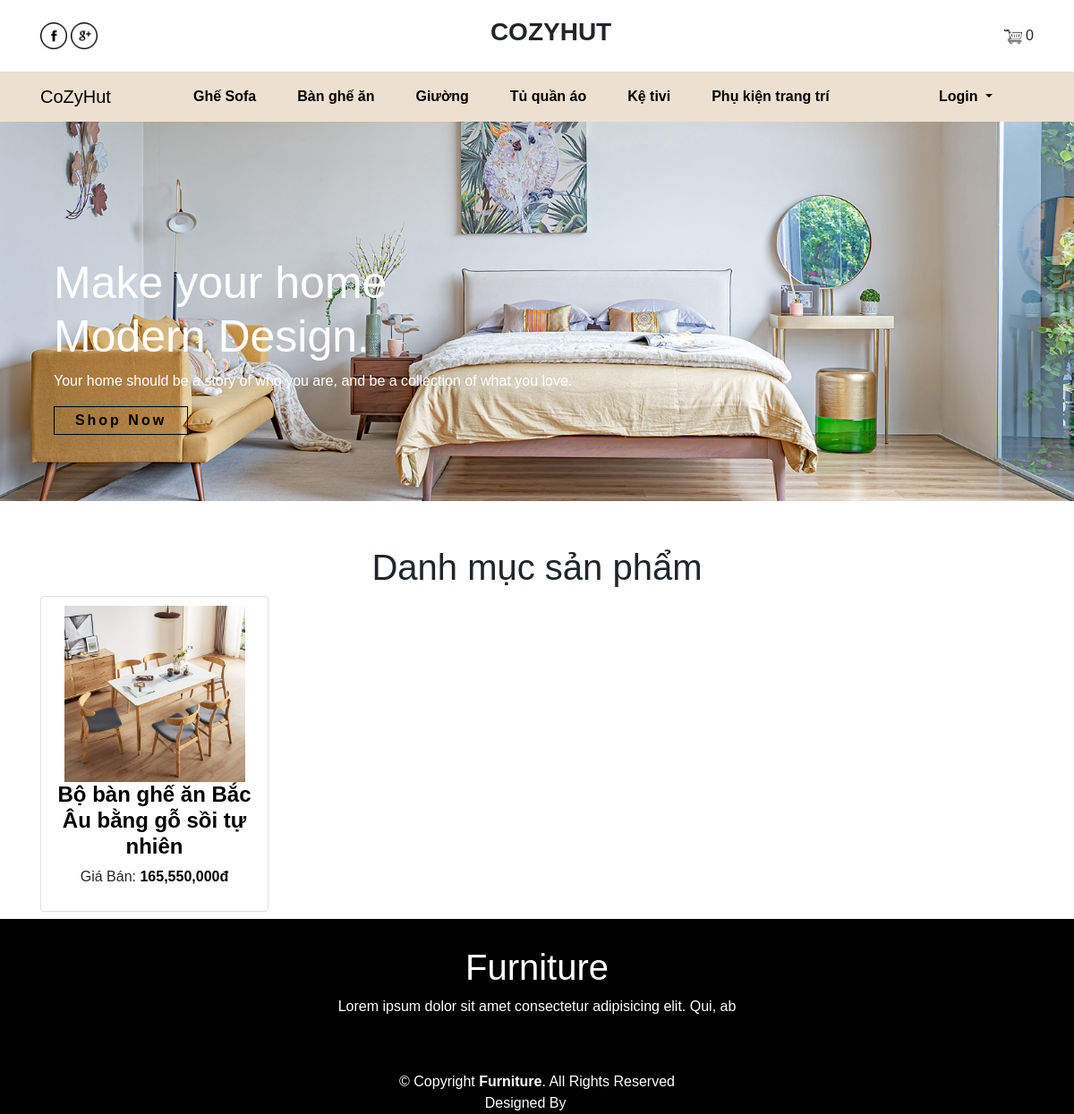
The page /Project1_main/Project1-D02K13-master/index.php?redirect=cate&id_cat=2 on the database its author committed.
### tables this page shows
CREATE TABLE `category` (
  `id_cat` int(11) NOT NULL,
  `cat_name` varchar(255) NOT NULL
);

CREATE TABLE `product` (
  `id` int(11) NOT NULL,
  `cat_id` int(11) NOT NULL,
  `name` varchar(255) NOT NULL,
  `price` decimal(10,0) NOT NULL,
  `image` varchar(1000) NOT NULL,
  `quantity` int(11) NOT NULL,
  `featured` int(1) NOT NULL,
  `description` text NOT NULL,
  `recommend` int(1) NOT NULL,
  `material` varchar(255) NOT NULL,
  `size` varchar(255) NOT NULL
);

### Project1_main/Project1-D02K13-master/index.php (called while the page is built, shortened)
<?php
require_once('Controller/main_controller.php');
?>

### Project1_main/Project1-D02K13-master/Model/Client/Product/product_model.php (called while the page is built, shortened)
<?php
function cate(){
    $id_cat =  $_GET['id_cat'];
    include_once('Config/connect.php');
    $cate = mysqli_query($connect, "SELECT * FROM category ORDER BY id_cat ASC");
    $sql = "SELECT product.*, category.*
    FROM product
        INNER JOIN category ON product.cat_id = category.id_cat
        WHERE category.id_cat = '$id_cat'
        ORDER BY product.id ASC ";
    $query = mysqli_query($connect, $sql);
    $arr = array();
    $arr['category'] = $cate;
    $arr['product'] = $query;
    $arr['id_cat'] = $id_cat;
    return $arr;
}
switch($redirect) {
    case 'cate': $arr = cate(); break;
}
?>

### Project1_main/Project1-D02K13-master/Views/Client/index.php (the view, shortened to what this page needs)
<!DOCTYPE html>
<html lang="en">
<head>
    <link rel="stylesheet" href="css/home.css">
    <link rel="stylesheet" href="css/recommend.css">
    <link rel="stylesheet" href="css/cart.css">
    <link rel="stylesheet" href="https://cdn.jsdelivr.net/npm/bootstrap@4.0.0/dist/css/bootstrap.min.css"
>
    <link href='https://unpkg.com/boxicons@2.1.4/css/boxicons.min.css' rel='stylesheet'>
</head>
<body>
    <div class="container">
        <div class="navbar-top">
            <div class="social-link">
                <a><img src="images/facebook.png" alt="" width="30px"></a>
                <a><img src="images/google-plus.png" alt="" width="30px"></a>
            </div>
            <div class="logo">
                <h3>COZYHUT</h3>
            </div>
            <div class="icons">
                <a href="?redirect=cart"><img src="images/shopping-cart.png" alt="" width="20px"></a>
                <span class="mt-3">
                    <?php
                    if (isset($_SESSION["cart"])) {
                        $totals = 0;
                        foreach ($arr['product'] as $quantity => $amount) {
                            $totals++;
                        }
                        echo $totals;
                    } else {
                        echo 0;
                    }
                    ?>
                </span>
            </div>
        </div>
    </div>
    <div class="main-content">
        <nav class="navbar navbar-expand-md" id="navbar-color">
            <div class="container">
                <a class="navbar-brand" href="index.php ">CoZyHut</a>
                <div class="collapse navbar-collapse" id="collapsibleNavbar">
                    <ul class="navbar-nav">
                        <?php
                        foreach ($arr['category'] as $item) {
                            ?>
                            <li class="nav-item">
                                <a class="nav-link" href="?redirect=cate&id_cat=<?= $item['id_cat']; ?>">
                                    <?= $item['cat_name']; ?>
                                </a>
                            </li>
                        <?php } ?>
                    </ul>
                </div>
                <div class="collapse navbar-collapse" id="navbarNavDropdown">
                    <ul class="navbar-nav">
                        <li class="nav-item dropdown">
                            <a class="nav-link dropdown-toggle" href="?controller=login&&action=login"
                                id="navbarDropdownMenuLink" data-toggle="dropdown" aria-haspopup="true"
                                aria-expanded="false">
                                Login
                            </a>
                        </li>
                    </ul>
                </div>
            </div>
        </nav>
        <div class="content">
            <h1>Make your home
                <br>Modern Design.
            </h1>
            <p>Your home should be a story of who you are, and be a collection of what you love.</p>
            <div id="btn1"><button>Shop Now</button></div>
        </div>
    </div>
    <div id="body">
        <div class="container">
            <div class="row">
                <div id="main" class="col-lg-12 col-md-12 col-sm-12">
                    <?php
                    if (isset($_GET['redirect'])) {
                        $redirect = $_GET['redirect'];
                        switch ($redirect) {
                            case 'cate':
                                include_once('Views/Client/product_category.php');
                                break;
                        }
                    } else {
                        include_once('Views/Client/dashboard.php');
                    }
                    ?>
                </div>
            </div>
        </div>
    </div>
    <footer id="footer">
        <h1 class="text-center">Furniture</h1>
        <p class="text-center">Lorem ipsum dolor sit amet consectetur adipisicing elit. Qui, ab</p>
        <div class="icons text-center">
        </div>
        <div class="copyright text-center">
            &copy; Copyright <strong><span>Furniture</span></strong>. All Rights Reserved
        </div>
        <div class="credite text-center">
            Designed By <a href="#">SA</a>
        </div>
    </footer>
</body>
</html>

### Project1_main/Project1-D02K13-master/Views/Client/product_category.php
<div class="products">
<h3 class="text-center" style="margin-top: 50px; ">Danh mục sản phẩm</h3>
    <div class="product-list row">
        <?php
        foreach ($arr['product'] as $item) {
            ?>
            <div class="col-lg-3 col-md-4 col-sm-12 mx-product">
                <div class="product-item card text-center">
                    <a href="?redirect=product&id=<?= $item['id'] ?>"><img src="images/<?= $item['image'] ?>"></a>
                    <h4><a href="?redirect=product&id=<?= $item['id'] ?>"><?= $item['name'] ?></a></h4>
                    <p>Giá Bán: <span>
                            <?= number_format($item['price']); ?>đ
                        </span></p>
                </div>
            </div>
        <?php } ?>
    </div>
</div>

### Project1_main/Project1-D02K13-master/css/home.css (style rules this page uses)
* { margin: 0; padding: 0; font-family: Helvetica, Arial, sans-serif; }
a { color: #000000 !important; text-decoration: none; background-color: transparent; }
.navbar-top { width: 100%; height: 10vh; display: flex; align-items: center; text-align: center; justify-content: space-between; }
.logo h3 { font-weight: bold; }
.main-content { width: 100%; height: 60vh; background-image: url(../images/background__main.jpg); background-size: cover; background-position: 70%; }
.main-content h1 { margin-top: 20px; }
#navbar-color { background-color: rgba(238, 224, 208); }
.navbar-nav { margin: auto; }
.nav-link { margin-left: 30px; font-weight: bold; color: rgb(0, 0, 0); transition: 0.5s ease; cursor: pointer; }
.content { color: rgb(255, 255, 255); margin-top: 150px; margin-left: 60px; }
.content h1 { font-size: 50px; }
#btn1 button { width: 150px; height: 32px; background: transparent; border: 1px solid rgb(0, 0, 0); letter-spacing: 3px; font-weight: bold; transition: 0.5s ease; cursor: pointer; }
h4 { color: black; }
.products { margin-top: 10px; }
.products h3 { font-size: 40px; }
.product-list { margin: 0 -2.5px; }
.product-item { padding: 10px; margin: 0 0 10px; }
.product-item img { width: 202px !important; height: 197px !important; opacity: 1; -webkit-transition: opacity 1s; transition: opacity 1s; }
.product-item a { color: #333; text-decoration: none; font-weight: bold; }
.product-item span { font-weight: bold; color: #000000; }
#footer { width: 100%; background-color: black; margin-top: 100px; }
#footer h1 { color: white; padding-top: 30px; }
#footer p { color: white; }
.copyright { color: white; margin-top: 20px; }
.credite { color: white; }

### Project1_main/Project1-D02K13-master/css/recommend.css (style rules this page uses)
* { box-sizing: border-box; -webkit-box-sizing: border-box; }
html, body { height: 100%; }
body { margin: 0; font: 16px/1.3 sans-serif; }

### Project1_main/Project1-D02K13-master/css/cart.css (style rules this page uses)
.content { color: rgb(255, 255, 255); margin-top: 150px; margin-left: 60px; }
.content h1 { font-size: 50px; }
#btn1 button { width: 150px; height: 32px; background: transparent; border: 1px solid rgb(0, 0, 0); letter-spacing: 3px; font-weight: bold; transition: 0.5s ease; cursor: pointer; }
#footer { width: 100%; background-color: black; margin-top: -2px; }
#footer h1 { color: white; padding-top: 30px; }
#footer p { color: white; }
.copyright { color: white; margin-top: 20px; }
.credite { color: white; }

### rows shown on the page
category: cat_name "Ghế Sofa"
category: cat_name "Bàn ghế ăn"
category: cat_name "Giường"
category: cat_name "Tủ quần áo"
category: cat_name "Kệ tivi"
category: cat_name "Phụ kiện trang trí"
product: image (picture), name "Bộ bàn ghế ăn Bắc Âu bằng gỗ sồi tự nhiên", price "165,550,000"
